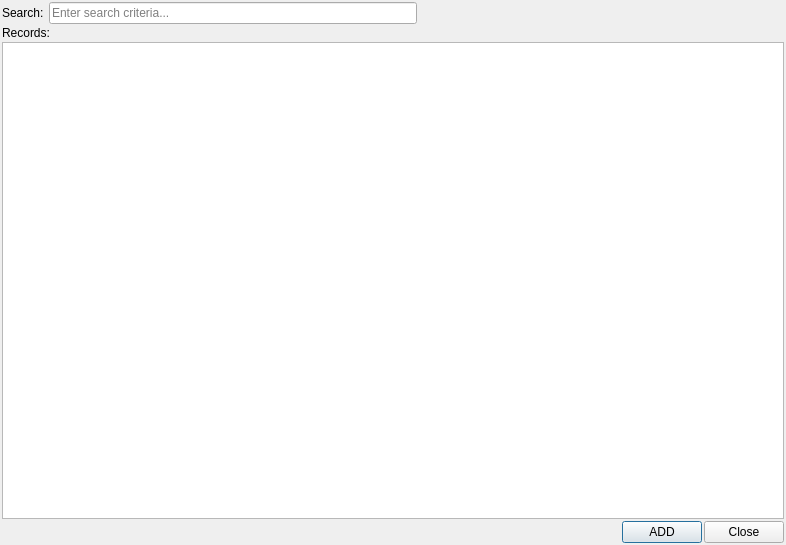
<?xml version="1.0" encoding="UTF-8"?>
<ui version="4.0">
 <class>DialogCSVFile</class>
 <widget class="QDialog" name="DialogCSVFile">
  <property name="windowModality">
   <enum>Qt::NonModal</enum>
  </property>
  <property name="geometry">
   <rect>
    <x>0</x>
    <y>0</y>
    <width>786</width>
    <height>545</height>
   </rect>
  </property>
  <property name="windowTitle">
   <string>CSV File</string>
  </property>
  <layout class="QVBoxLayout" name="verticalLayout_2">
   <property name="spacing">
    <number>2</number>
   </property>
   <property name="leftMargin">
    <number>2</number>
   </property>
   <property name="topMargin">
    <number>2</number>
   </property>
   <property name="rightMargin">
    <number>2</number>
   </property>
   <property name="bottomMargin">
    <number>2</number>
   </property>
   <item>
    <layout class="QHBoxLayout" name="horizontalLayout">
     <item>
      <widget class="QLabel" name="label">
       <property name="text">
        <string>Search: </string>
       </property>
      </widget>
     </item>
     <item>
      <widget class="QLineEdit" name="lineEditSearch">
       <property name="toolTip">
        <string>&lt;html&gt;&lt;head/&gt;&lt;body&gt;&lt;p&gt;Enter search criteria to filter results&lt;/p&gt;&lt;/body&gt;&lt;/html&gt;</string>
       </property>
       <property name="placeholderText">
        <string>Enter search criteria...</string>
       </property>
       <property name="clearButtonEnabled">
        <bool>true</bool>
       </property>
      </widget>
     </item>
     <item>
      <spacer name="horizontalSpacer_2">
       <property name="orientation">
        <enum>Qt::Horizontal</enum>
       </property>
       <property name="sizeHint" stdset="0">
        <size>
         <width>40</width>
         <height>20</height>
        </size>
       </property>
      </spacer>
     </item>
    </layout>
   </item>
   <item>
    <widget class="QLabel" name="labelNumberRecords">
     <property name="text">
      <string>Records: </string>
     </property>
    </widget>
   </item>
   <item>
    <widget class="QTableView" name="tableView">
     <property name="contextMenuPolicy">
      <enum>Qt::CustomContextMenu</enum>
     </property>
     <property name="toolTip">
      <string>CSV data is displayed here</string>
     </property>
     <property name="sizeAdjustPolicy">
      <enum>QAbstractScrollArea::AdjustToContents</enum>
     </property>
     <property name="editTriggers">
      <set>QAbstractItemView::NoEditTriggers</set>
     </property>
     <property name="showDropIndicator" stdset="0">
      <bool>false</bool>
     </property>
     <property name="dragDropOverwriteMode">
      <bool>false</bool>
     </property>
     <property name="alternatingRowColors">
      <bool>true</bool>
     </property>
     <property name="selectionMode">
      <enum>QAbstractItemView::SingleSelection</enum>
     </property>
     <property name="selectionBehavior">
      <enum>QAbstractItemView::SelectItems</enum>
     </property>
     <property name="sortingEnabled">
      <bool>true</bool>
     </property>
     <attribute name="horizontalHeaderVisible">
      <bool>true</bool>
     </attribute>
     <attribute name="horizontalHeaderCascadingSectionResizes">
      <bool>false</bool>
     </attribute>
     <attribute name="verticalHeaderVisible">
      <bool>false</bool>
     </attribute>
    </widget>
   </item>
   <item>
    <layout class="QHBoxLayout" name="horizontalLayout_2">
     <item>
      <spacer name="horizontalSpacer">
       <property name="orientation">
        <enum>Qt::Horizontal</enum>
       </property>
       <property name="sizeHint" stdset="0">
        <size>
         <width>40</width>
         <height>20</height>
        </size>
       </property>
      </spacer>
     </item>
     <item>
      <widget class="QPushButton" name="pushButtonAdd">
       <property name="enabled">
        <bool>true</bool>
       </property>
       <property name="toolTip">
        <string>When enabled ADD button will add selected data to template form</string>
       </property>
       <property name="text">
        <string>ADD</string>
       </property>
      </widget>
     </item>
     <item>
      <widget class="QPushButton" name="pushButtonClose">
       <property name="toolTip">
        <string>Close dialog</string>
       </property>
       <property name="text">
        <string>Close</string>
       </property>
      </widget>
     </item>
    </layout>
   </item>
  </layout>
 </widget>
 <resources/>
 <connections>
  <connection>
   <sender>pushButtonClose</sender>
   <signal>clicked()</signal>
   <receiver>DialogCSVFile</receiver>
   <slot>accept()</slot>
   <hints>
    <hint type="sourcelabel">
     <x>354</x>
     <y>279</y>
    </hint>
    <hint type="destinationlabel">
     <x>98</x>
     <y>284</y>
    </hint>
   </hints>
  </connection>
 </connections>
</ui>
